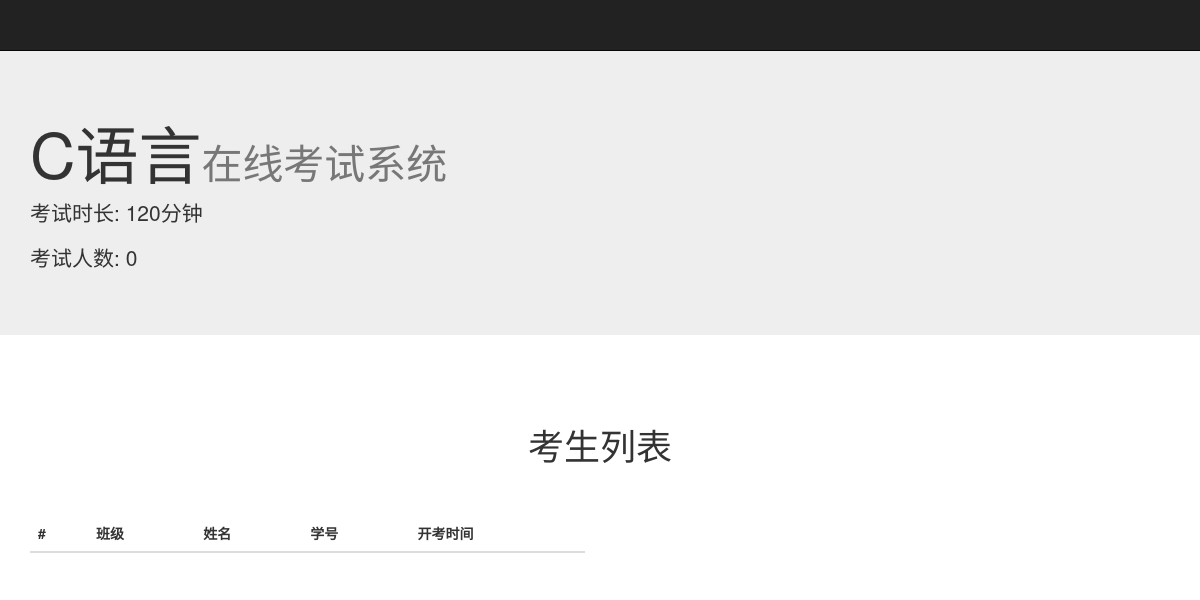
The app's page /c/exam/2, older data.
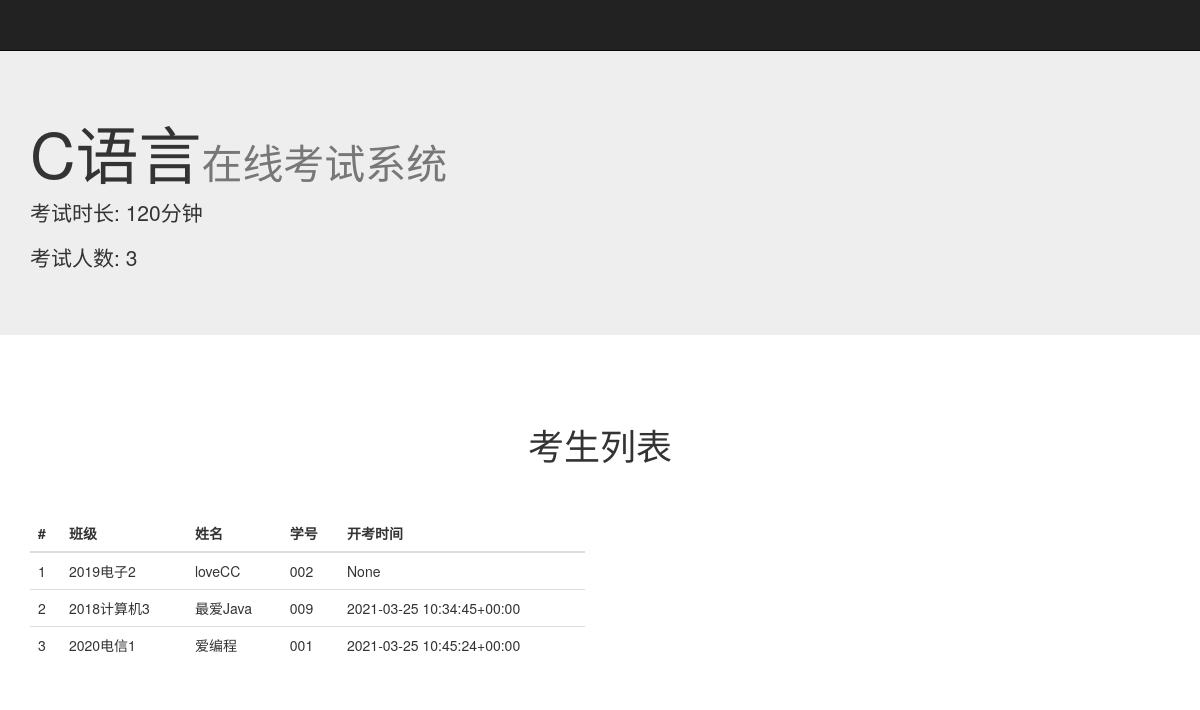
The same page, newer data.
### exam_c/models.py (models this page shows, shortened)
class Exam(models.Model):
    class Meta:
        verbose_name = '考试场次'
        verbose_name_plural = '考试场次'
    pub_date = models.DateTimeField('创建时间', 'date published', null=True)
    problem_type = models.CharField("试卷类型", max_length=20, choices=EXAM_TYPE_CHOICES, default='1')
    creator = models.CharField('创建人', max_length=200, default='')
    info_text = models.CharField('考试信息', max_length=200, default='')
    period = models.CharField("考试时长", max_length=5, choices=PERIOD_CHOICES, default='1')
    def id_(self):
        return str(self.id)
    id_.short_description = '考试编号'
    def exam_type_(self):
        return str(EXAM_TYPE_CHOICES[int(self.problem_type)-1][1])
    exam_type_.short_description = '考试类型'
    def period_(self):
        return str(PERIOD_CHOICES[int(self.period)-1][1])
    period_.short_description = '考试时长'
    def out_link_(self):
        return format_html('<a href="http://127.0.0.1:8000/c/exam/{}" target="_blank">查看</a>'.format(self.id))
    out_link_.short_description = '考试情况'

class ExamPaper(models.Model):
    class Meta:
        verbose_name = '试卷'
        verbose_name_plural = '试卷'
    problem_type = models.CharField("试卷类型", max_length=20, choices=EXAM_TYPE_CHOICES, default='1')
    student = models.ForeignKey(
        Student,
        on_delete=models.CASCADE, null=True,
        verbose_name='所属考生'
    )
    exam = models.ForeignKey(
        Exam,
        on_delete=models.CASCADE, null=True,
        verbose_name='所属考试'
    )
    start_time = models.DateTimeField('开考时间', null=True, blank=True,)
    choice_questions = models.TextField("选择题列表", max_length=1000,  blank=True, default='')
    choice_question_answers = models.TextField("选择题答案列表", max_length=1000, blank=True,  default='')
    coding_questions = models.TextField("编程题列表", max_length=1000, blank=True, default='')
    coding_question_answers = models.TextField("编程题答案列表", max_length=1000, blank=True, default='')
    def start_time_(self):
        return str(self.start_time)
    start_time_.short_description = '开考时间'

class Student(models.Model):
    class Meta:
        verbose_name = '考生'
        verbose_name_plural = '考生'
    class_name = models.CharField('班级',max_length=100, default='')
    student_name = models.CharField('姓名', max_length=20, default='')
    student_id = models.CharField('学号', max_length=20, default='')
    pass_word = models.CharField('密码', max_length=20, default='', blank=True)

### exam_c/views.py (the view)
# urls.py: path('exam/<int:exam_id>', views.exam_detail, name='exam'),
def exam_detail(request, exam_id):
    try:
        exam = Exam.objects.get(id=exam_id)
    except Exam.DoesNotExist:
        raise Http404("exam does not exist")
    exam_papers = exam.exampaper_set.all()
    context = {
        'exam': exam,
        'exam_id': exam_id,
        'exam_papers': exam_papers,
        }
    return render(request, 'exam_c/exam_detail.html', context)

### exam_c/templates/exam_c/exam_detail.html (shortened to what this page needs)
<!DOCTYPE html>
<html lang="zh-CN">
<head>
    <link href="https://cdn.bootcss.com/bootstrap/3.3.7/css/bootstrap.min.css" rel="stylesheet">
</head>
<body>
    <nav class="navbar navbar-inverse navbar-fixed-top">
        <div class="container">
            <div class="navbar-header">
                <a class="navbar-brand" href="#"></a>
            </div>
        </div>
    </nav>
    <div class="jumbotron">
      <div class="container">
        <h1>{{ exam.exam_type_ }}<small>在线考试系统</small></h1>
        <p>考试时长: {{ exam.period_ }}</p>
        <p>考试人数: {{ exam_papers.count }}</p>
      </div>
    </div>
    <div class="container">
        <div class="starter-template">
            <h1>考生列表</h1>
            </div>
            <div class="row">
              <div class="col-md-6">
                <table class="table">
                  <thead>
                    <tr>
                      <th>#</th>
                      <th>班级</th>
                      <th>姓名</th>
                      <th>学号</th>
                      <th>开考时间</th>
                    </tr>
                  </thead>
                  <tbody>
                    {% for exam_paper in exam_papers %}
                      <tr>
                        <td>{{ forloop.counter }}</td>
                        <td>{{ exam_paper.student.class_name }}</td>
                        <td>{{ exam_paper.student.student_name }}</td>
                        <td>{{ exam_paper.student.student_id }}</td>
                        <td>{{ exam_paper.start_time_ }}</td>
                      </tr>
                    {% endfor %}
                  </tbody>
                </table>
        </div>
    </div>
</body>
</html>

### exam_c/templates/exam_c/exam_detail.html (style rules this page uses)
body { padding-top: 50px; }
.starter-template { padding: 40px 15px; text-align: center; }

Row changes from the older to the newer data that the page shows:
computed for Exam "C语言": count "0" → "3"
now on this page (row edited): ExamPaper: student.class_name "2019电子2", student.student_name "loveCC", student.student_id "002", start_time_ "None"
added ExamPaper: student.class_name "2018计算机3", student.student_name "最爱Java", student.student_id "009", start_time_ "2021-03-25 10:34:45+00:00"
added ExamPaper: student.class_name "2020电信1", student.student_name "爱编程", student.student_id "001", start_time_ "2021-03-25 10:45:24+00:00"
